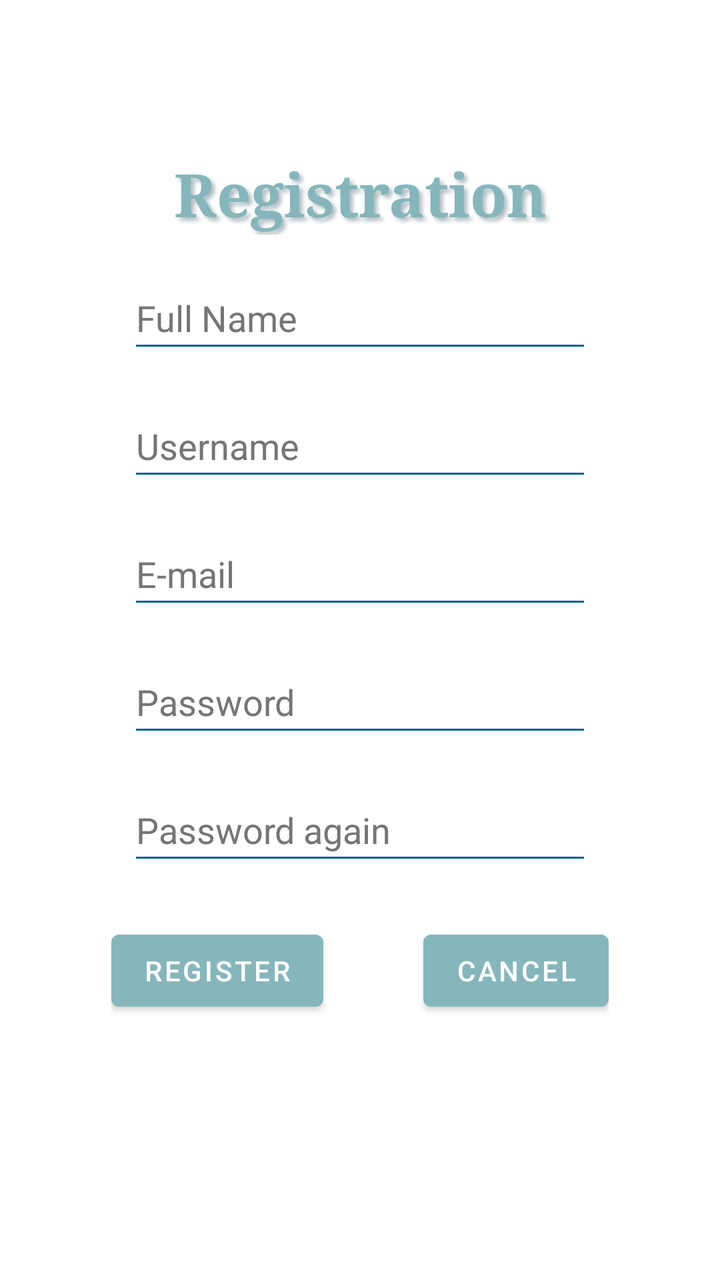
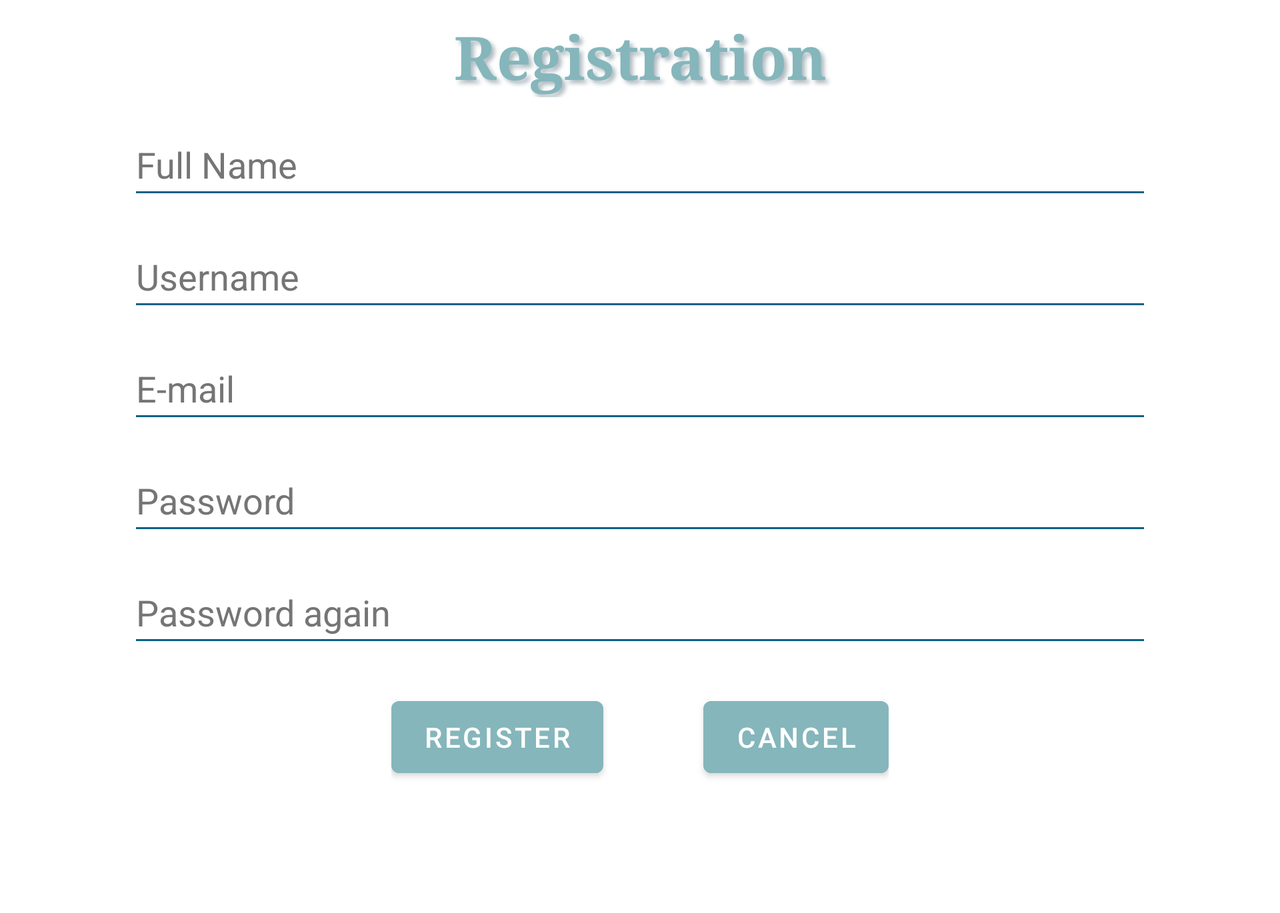

The same Android screen from two of the app's own layout files: first res/layout/ as a phone draws it, then the repository's variant for another configuration, drawn on a device whose configuration selects that folder. Both files follow.
<!-- AndroidManifest.xml: application theme Theme.SzonyegWebshop -->
<!-- res/layout/activity_registration.xml -->
<?xml version="1.0" encoding="utf-8"?>
<androidx.constraintlayout.widget.ConstraintLayout xmlns:android="http://schemas.android.com/apk/res/android"
    xmlns:app="http://schemas.android.com/apk/res-auto"
    xmlns:tools="http://schemas.android.com/tools"
    android:layout_width="match_parent"
    android:layout_height="match_parent"
    tools:context=".RegistrationActivity">

    <TextView
        android:id="@+id/registrationTitle"
        android:layout_width="match_parent"
        android:layout_height="wrap_content"
        android:layout_marginStart="64dp"
        android:layout_marginEnd="64dp"
        android:text="@string/registration_title"
        android:textAlignment="center"
        android:textSize="30sp"
        android:typeface="serif"
        android:textStyle="bold"
        android:textColor="#85b6bb"
        android:shadowColor="#b0bbc1"
        android:shadowDx="5"
        android:shadowDy="5"
        android:shadowRadius="5"
        app:layout_constraintBottom_toBottomOf="parent"
        app:layout_constraintEnd_toEndOf="parent"
        app:layout_constraintHorizontal_bias="0.0"
        app:layout_constraintStart_toStartOf="parent"
        app:layout_constraintTop_toTopOf="parent"
        app:layout_constraintVertical_bias="0.128" />

    <EditText
        android:id="@+id/RegistrationName"
        android:layout_width="match_parent"
        android:layout_height="wrap_content"
        android:layout_marginStart="64dp"
        android:layout_marginTop="16dp"
        android:layout_marginEnd="64dp"
        android:ems="10"
        android:hint="@string/name"
        android:inputType="textPersonName"
        android:minHeight="48dp"
        android:textColorHint="@color/editText_hint"
        android:backgroundTint="@color/editText_underline"
        app:layout_constraintBottom_toBottomOf="parent"
        app:layout_constraintEnd_toEndOf="parent"
        app:layout_constraintStart_toStartOf="parent"
        app:layout_constraintTop_toBottomOf="@+id/registrationTitle"
        app:layout_constraintVertical_bias="0.0" />

    <EditText
        android:id="@+id/RegistrationUsername"
        android:layout_width="match_parent"
        android:layout_height="wrap_content"
        android:layout_marginStart="64dp"
        android:layout_marginTop="16dp"
        android:layout_marginEnd="64dp"
        android:ems="10"
        android:hint="@string/regUsername"
        android:inputType="text"
        android:minHeight="48dp"
        android:textColorHint="@color/editText_hint"
        android:backgroundTint="@color/editText_underline"
        app:layout_constraintBottom_toBottomOf="parent"
        app:layout_constraintEnd_toEndOf="parent"
        app:layout_constraintStart_toStartOf="parent"
        app:layout_constraintTop_toBottomOf="@+id/RegistrationName"
        app:layout_constraintVertical_bias="0.0" />

    <EditText
        android:id="@+id/RegistrationEmail"
        android:layout_width="match_parent"
        android:layout_height="wrap_content"
        android:layout_marginStart="64dp"
        android:layout_marginTop="16dp"
        android:layout_marginEnd="64dp"
        android:ems="10"
        android:hint="@string/e_mail"
        android:inputType="textEmailAddress"
        android:minHeight="48dp"
        android:textColorHint="@color/editText_hint"
        android:backgroundTint="@color/editText_underline"
        app:layout_constraintBottom_toBottomOf="parent"
        app:layout_constraintEnd_toEndOf="parent"
        app:layout_constraintStart_toStartOf="parent"
        app:layout_constraintTop_toBottomOf="@+id/RegistrationUsername"
        app:layout_constraintVertical_bias="0.0"
        android:autofillHints="" />

    <EditText
        android:id="@+id/RegistrationPassword"
        android:layout_width="match_parent"
        android:layout_height="wrap_content"
        android:layout_marginStart="64dp"
        android:layout_marginTop="16dp"
        android:layout_marginEnd="64dp"
        android:ems="10"
        android:hint="@string/password"
        android:inputType="textPassword"
        android:minHeight="48dp"
        android:textColorHint="@color/editText_hint"
        android:backgroundTint="@color/editText_underline"
        app:layout_constraintBottom_toBottomOf="parent"
        app:layout_constraintEnd_toEndOf="parent"
        app:layout_constraintStart_toStartOf="parent"
        app:layout_constraintTop_toBottomOf="@+id/RegistrationEmail"
        app:layout_constraintVertical_bias="0.0" />

    <EditText
        android:id="@+id/RegistrationPasswordAgain"
        android:layout_width="match_parent"
        android:layout_height="wrap_content"
        android:layout_marginStart="64dp"
        android:layout_marginTop="16dp"
        android:layout_marginEnd="64dp"
        android:ems="10"
        android:hint="@string/password_again"
        android:inputType="textPassword"
        android:minHeight="48dp"
        android:textColorHint="@color/editText_hint"
        android:backgroundTint="@color/editText_underline"
        app:layout_constraintBottom_toBottomOf="parent"
        app:layout_constraintEnd_toEndOf="parent"
        app:layout_constraintHorizontal_bias="0.0"
        app:layout_constraintStart_toStartOf="parent"
        app:layout_constraintTop_toBottomOf="@+id/RegistrationPassword"
        app:layout_constraintVertical_bias="0.0" />

    <LinearLayout
        android:layout_width="wrap_content"
        android:layout_height="wrap_content"
        android:layout_marginTop="24dp"
        android:orientation="horizontal"
        app:layout_constraintBottom_toBottomOf="parent"
        app:layout_constraintEnd_toEndOf="parent"
        app:layout_constraintStart_toStartOf="parent"
        app:layout_constraintTop_toBottomOf="@+id/RegistrationPasswordAgain"
        app:layout_constraintVertical_bias="0.0">

        <Button
            android:id="@+id/registerButton"
            android:layout_width="wrap_content"
            android:layout_height="wrap_content"
            android:text="@string/register"
            android:onClick="register"

            android:backgroundTint="@color/button_background"/>

        <Button
            android:id="@+id/cancelButton"
            android:layout_width="wrap_content"
            android:layout_height="wrap_content"
            android:layout_marginStart="50dp"
            android:text="@string/cancel"
            android:onClick="cancel"
            android:backgroundTint="@color/button_background"/>

    </LinearLayout>

</androidx.constraintlayout.widget.ConstraintLayout>
<!-- resources referenced by this layout -->
<resources>
  <color name="button_background">#85b6bb</color>
  <color name="editText_hint">#757575</color>
  <color name="editText_underline">#006388</color>
  <string name="cancel">Cancel</string>
  <string name="e_mail">E-mail</string>
  <string name="name">Full Name</string>
  <string name="password">Password</string>
  <string name="password_again">Password again</string>
  <string name="regUsername">Username</string>
  <string name="register">Register</string>
  <string name="registration_title">Registration</string>
  <style name="Theme.SzonyegWebshop" parent="Theme.MaterialComponents.DayNight.DarkActionBar">
          
          <item name="colorPrimary">@color/primary</item>
          <item name="colorPrimaryVariant">@color/primaryVariant</item>
          <item name="colorOnPrimary">@color/white</item>
          
          <item name="colorSecondary">@color/teal_200</item>
          <item name="colorSecondaryVariant">@color/teal_700</item>
          <item name="colorOnSecondary">@color/black</item>
          
          <item name="android:statusBarColor" tools:targetApi="l">?attr/colorPrimaryVariant</item>
          
      </style>
  <color name="primary">#de8c5f</color>
  <color name="primaryVariant">#C55D25</color>
  <color name="white">#FFFFFFFF</color>
  <color name="teal_200">#FF03DAC5</color>
  <color name="teal_700">#FF018786</color>
  <color name="black">#FF000000</color>
</resources>
<!-- res/layout-land/activity_registration.xml (the repository's variant of the layout above) -->
<!-- drawn on the phone turned sideways -->
<?xml version="1.0" encoding="utf-8"?>
<ScrollView xmlns:android="http://schemas.android.com/apk/res/android"
    xmlns:app="http://schemas.android.com/apk/res-auto"
    xmlns:tools="http://schemas.android.com/tools"
    android:layout_width="match_parent"
    android:layout_height="wrap_content">

    <androidx.constraintlayout.widget.ConstraintLayout

        android:layout_width="match_parent"
        android:layout_height="wrap_content"
        tools:context=".RegistrationActivity"
        android:scrollbars="vertical">

        <TextView
            android:id="@+id/registrationTitle"
            android:layout_width="match_parent"
            android:layout_height="wrap_content"
            android:layout_marginStart="64dp"
            android:layout_marginTop="8dp"
            android:layout_marginEnd="64dp"
            android:shadowColor="#b0bbc1"
            android:shadowDx="5"
            android:shadowDy="5"
            android:shadowRadius="5"
            android:text="@string/registration_title"
            android:textAlignment="center"
            android:textColor="#85b6bb"
            android:textSize="30sp"
            android:textStyle="bold"
            android:typeface="serif"
            app:layout_constraintBottom_toBottomOf="parent"
            app:layout_constraintEnd_toEndOf="parent"
            app:layout_constraintHorizontal_bias="0.0"
            app:layout_constraintStart_toStartOf="parent"
            app:layout_constraintTop_toTopOf="parent"
            app:layout_constraintVertical_bias="0.0" />

        <EditText
            android:id="@+id/RegistrationName"
            android:layout_width="match_parent"
            android:layout_height="wrap_content"
            android:layout_marginStart="64dp"
            android:layout_marginTop="8dp"
            android:layout_marginEnd="64dp"
            android:backgroundTint="@color/editText_underline"
            android:ems="10"
            android:hint="@string/name"
            android:inputType="textPersonName"
            android:minHeight="48dp"
            android:textColorHint="@color/editText_hint"
            app:layout_constraintBottom_toBottomOf="parent"
            app:layout_constraintEnd_toEndOf="parent"
            app:layout_constraintStart_toStartOf="parent"
            app:layout_constraintTop_toBottomOf="@+id/registrationTitle"
            app:layout_constraintVertical_bias="0.0"
            android:autofillHints="" />

        <EditText
            android:id="@+id/RegistrationUsername"
            android:layout_width="match_parent"
            android:layout_height="wrap_content"
            android:layout_marginStart="64dp"
            android:layout_marginTop="8dp"
            android:layout_marginEnd="64dp"
            android:backgroundTint="@color/editText_underline"
            android:ems="10"
            android:hint="@string/regUsername"
            android:inputType="text"
            android:minHeight="48dp"
            android:textColorHint="@color/editText_hint"
            app:layout_constraintBottom_toBottomOf="parent"
            app:layout_constraintEnd_toEndOf="parent"
            app:layout_constraintStart_toStartOf="parent"
            app:layout_constraintTop_toBottomOf="@+id/RegistrationName"
            app:layout_constraintVertical_bias="0.0"
            android:autofillHints="" />

        <EditText
            android:id="@+id/RegistrationEmail"
            android:layout_width="match_parent"
            android:layout_height="wrap_content"
            android:layout_marginStart="64dp"
            android:layout_marginTop="8dp"
            android:layout_marginEnd="64dp"
            android:autofillHints=""
            android:backgroundTint="@color/editText_underline"
            android:ems="10"
            android:hint="@string/e_mail"
            android:inputType="textEmailAddress"
            android:minHeight="48dp"
            android:textColorHint="@color/editText_hint"
            app:layout_constraintBottom_toBottomOf="parent"
            app:layout_constraintEnd_toEndOf="parent"
            app:layout_constraintStart_toStartOf="parent"
            app:layout_constraintTop_toBottomOf="@+id/RegistrationUsername"
            app:layout_constraintVertical_bias="0.0" />

        <EditText
            android:id="@+id/RegistrationPassword"
            android:layout_width="match_parent"
            android:layout_height="wrap_content"
            android:layout_marginStart="64dp"
            android:layout_marginTop="8dp"
            android:layout_marginEnd="64dp"
            android:backgroundTint="@color/editText_underline"
            android:ems="10"
            android:hint="@string/password"
            android:inputType="textPassword"
            android:minHeight="48dp"
            android:textColorHint="@color/editText_hint"
            app:layout_constraintBottom_toBottomOf="parent"
            app:layout_constraintEnd_toEndOf="parent"
            app:layout_constraintStart_toStartOf="parent"
            app:layout_constraintTop_toBottomOf="@+id/RegistrationEmail"
            app:layout_constraintVertical_bias="0.0"
            android:autofillHints="" />

        <EditText
            android:id="@+id/RegistrationPasswordAgain"
            android:layout_width="match_parent"
            android:layout_height="wrap_content"
            android:layout_marginStart="64dp"
            android:layout_marginTop="8dp"
            android:layout_marginEnd="64dp"
            android:backgroundTint="@color/editText_underline"
            android:ems="10"
            android:hint="@string/password_again"
            android:inputType="textPassword"
            android:minHeight="48dp"
            android:textColorHint="@color/editText_hint"
            app:layout_constraintBottom_toBottomOf="parent"
            app:layout_constraintEnd_toEndOf="parent"
            app:layout_constraintHorizontal_bias="0.0"
            app:layout_constraintStart_toStartOf="parent"
            app:layout_constraintTop_toBottomOf="@+id/RegistrationPassword"
            app:layout_constraintVertical_bias="0.0"
            android:autofillHints="" />

        <LinearLayout
            android:layout_width="wrap_content"
            android:layout_height="wrap_content"
            android:layout_marginTop="16dp"
            android:layout_marginBottom="64dp"
            android:orientation="horizontal"
            app:layout_constraintBottom_toBottomOf="parent"
            app:layout_constraintEnd_toEndOf="parent"
            app:layout_constraintStart_toStartOf="parent"
            app:layout_constraintTop_toBottomOf="@+id/RegistrationPasswordAgain"
            app:layout_constraintVertical_bias="0.0">

            <Button
                android:id="@+id/registerButton"
                android:layout_width="wrap_content"
                android:layout_height="wrap_content"
                android:backgroundTint="@color/button_background"
                android:onClick="register"

                android:text="@string/register" />

            <Button
                android:id="@+id/cancelButton"
                android:layout_width="wrap_content"
                android:layout_height="wrap_content"
                android:layout_marginStart="50dp"
                android:backgroundTint="@color/button_background"
                android:onClick="cancel"
                android:text="@string/cancel" />

        </LinearLayout>

    </androidx.constraintlayout.widget.ConstraintLayout>
</ScrollView>
